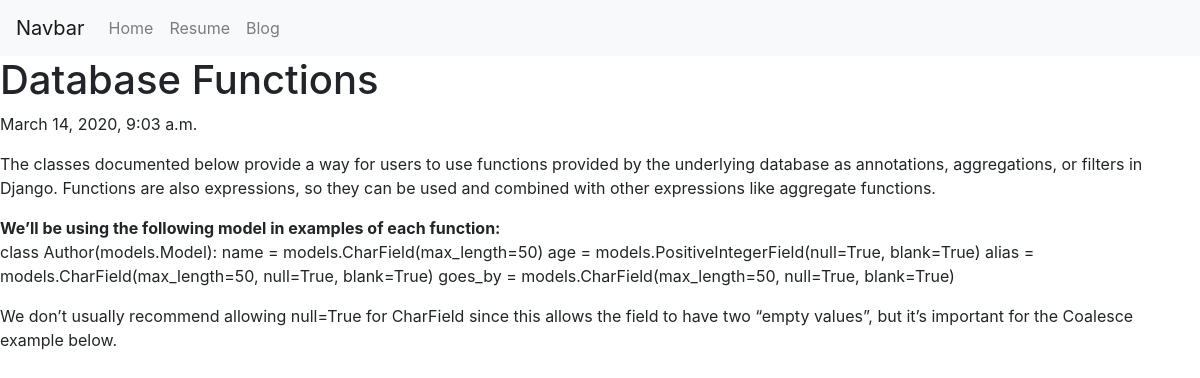
The page /blog/7 on the database its author committed.
### blog/models.py (models this page shows, shortened)
class Blog(models.Model):
    title =models.CharField(max_length=200)
    description=models.TextField()
    time=models.DateTimeField(auto_now_add=True)

### blog/views.py (the view)
# urls.py: path('<int:blog_id>',views.blog_details,name='blog_details'),
def blog_details(request,blog_id):
    blog =get_object_or_404(Blog, pk=blog_id)
    return render(request,'blog/blog_details.html',{'blog':blog})

### templates/blog/blog_details.html
{% extends 'base.html' %}
{% block content %}
{% load static %}
    <h1>{{blog.title}}</h1>
    {{blog.time}}
    <p>{{blog.description|safe}}</p>
</body>
</html>
{% endblock %}

### rows shown on the page
Blog: title "Database Functions", time "March 14, 2020, 9:03 a.m.", description "The classes documented below provide a way for users to use functions provided by the underlying database as annotations, aggregations, or filters in Django. Functions are also expressions, so they can be used and combined with other expressions like aggregate functions. We’ll be using the following model in examples of each function: class Author(models.Model): name = models.CharField(max_length=50) age = models.PositiveIntegerField(null=True, blank=True) alias = models.CharField(max_length=50, null=True, blank=True) goes_by = models.CharField(max_length=50, null=True, blank=True) We don’t usually recommend allowing null=True for CharField since this allows the field to have two “empty…"
